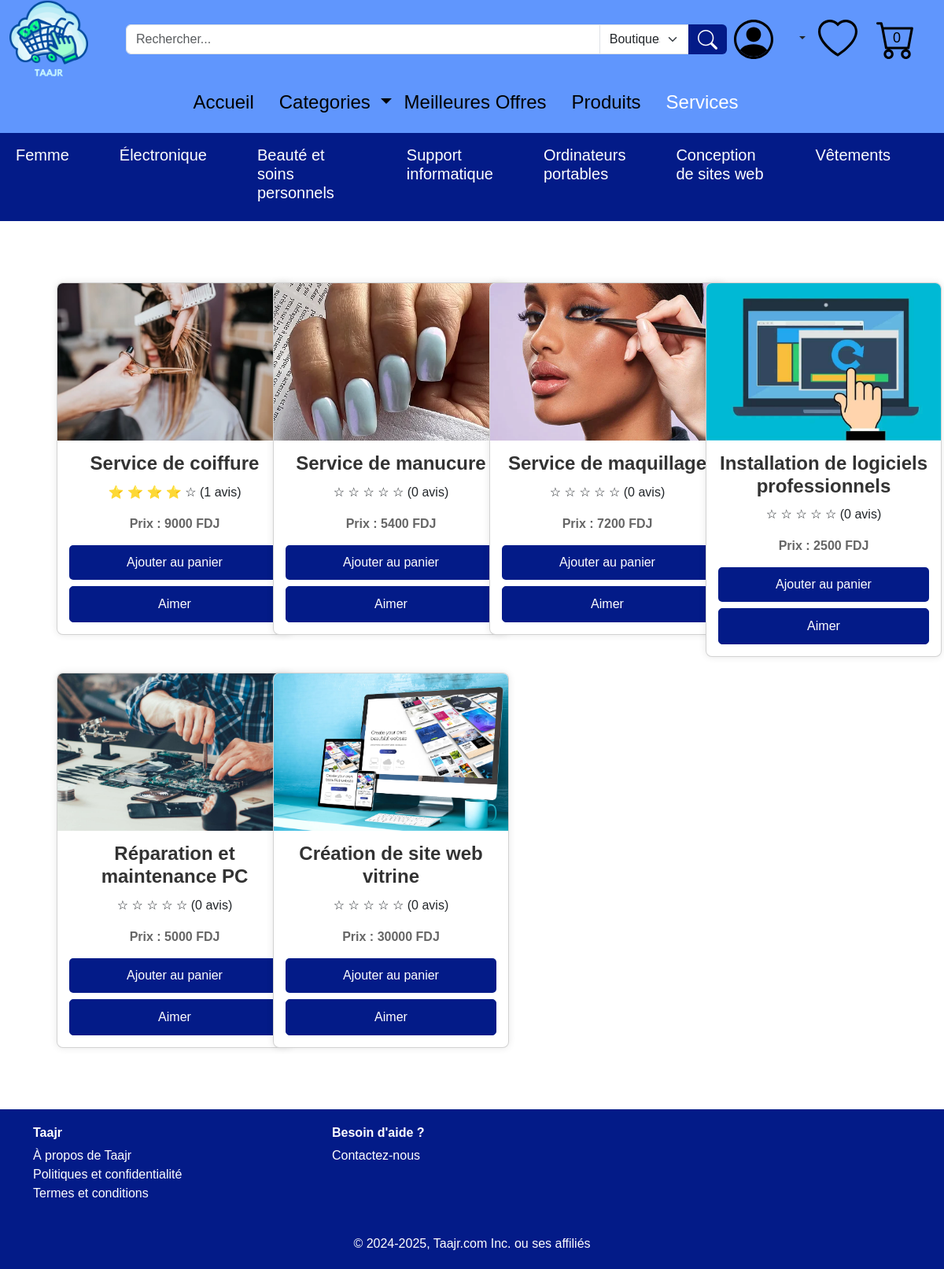
The page /Services on the database its author committed.
### tables this page shows
CREATE TABLE "categorie" (
    ID_cat INTEGER PRIMARY KEY AUTOINCREMENT,
    nom_cat CHAR(50)
, description CHAR(255), image CHAR(100));

CREATE TABLE "offre" (
    ID_off INTEGER PRIMARY KEY AUTOINCREMENT,
    libelle_off CHAR(50),
    description_off CHAR(50),
    quantite_en_stock INTEGER,
    prix_off INTEGER,
    date_off DATE DEFAULT (date('now', 'localtime')),
    type_off CHAR(50),
    ID_uti INTEGER, image_off CHAR(50),
    FOREIGN KEY (ID_uti) REFERENCES "utilisateur"(ID_uti)
);

### app.py (the view)
@app.route('/Services')
def Services():
    services = db.execute("""
        SELECT offre.*,
               COUNT(avis.ID_avis) AS reviews_count,
               COALESCE(AVG(avis.Etoiles), 0) AS avg_stars
        FROM offre
        LEFT JOIN avis ON offre.ID_off = avis.ID_off
        WHERE type_off = 'Service'
        GROUP BY offre.ID_off
    """)
    cart_ids = []
    if ('user_id' in session):
        cart_items = db.execute("SELECT ID_off FROM panier WHERE ID_uti = ?", session['user_id'])
        cart_ids = [item['ID_off'] for item in cart_items]
    return render_template('Services.html', services=services, cart_ids=cart_ids)

### app.py (called while the page is built)
@app.context_processor
def inject_user_id():
    return dict(user_id=session.get('user_id'))

@app.context_processor
def inject_user_info():
    user_id = session.get('user_id')
    if user_id:
        user = db.execute("SELECT nom_uti, prenom_uti, email_uti, telephone, date_naissance, genre, type_uti FROM utilisateur WHERE ID_uti = ?", user_id)
        if user:
            return dict(user_name=f"{user[0]['prenom_uti']} {user[0]['nom_uti']}")
    return dict(user_name=None)

@app.context_processor
def inject_categories():
    categories = db.execute("SELECT ID_cat, nom_cat FROM categorie")
    return dict(categories=categories)

@app.context_processor
def inject_favoris_ids():
    user_id = session.get('user_id')
    if user_id:
        favoris = db.execute("SELECT ID_off FROM likes WHERE ID_uti = ?", user_id)
        favoris_ids = [item['ID_off'] for item in favoris]
        return dict(favoris_ids=favoris_ids)
    return dict(favoris_ids=[])

@app.context_processor
def inject_cart_ids():
    if 'user_id' in session:
        cart_items = db.execute("SELECT ID_off FROM panier WHERE ID_uti = ?", session['user_id'])
        cart_ids = [item['ID_off'] for item in cart_items]
        cart_ids = [item['ID_off'] for item in cart_items]
    else:
        cart_ids = []
    return dict(cart_ids=cart_ids)

@app.context_processor
def inject_top_categories():
    top_categories = db.execute("""
        SELECT categorie.ID_cat, categorie.nom_cat, COUNT(offre.ID_off) AS offer_count
        FROM categorie
        JOIN appartenir ON categorie.ID_cat = appartenir.ID_cat
        JOIN offre ON appartenir.ID_off = offre.ID_off
        GROUP BY categorie.ID_cat
        ORDER BY offer_count DESC
        LIMIT 7
    """)
    return dict(top_categories=top_categories)

### templates/Services.html (shortened to what this page needs)
{% extends "layout.html" %}
{% block content %}
    <div class="product-container">
        <div class="row">
            {% for service in services %}
            <div class="col-md-3">
                <a href="{{ url_for('offre_details', offre_id=service.ID_off) }}">
                    <div class="card product-card">
                        <div class="card-img-top">
                            <img src="/static/{{ service.image_off }}" alt="Image de Service" class="card-img-top">
                        </div>
                        <div class="card-body">
                            <h5 class="card-title">{{ service.libelle_off }}</h5>
                            <p class="rating">
                                {% for i in range(1, 6) %}
                                    {% if service.avg_stars >= i %}
                                        ⭐
                                    {% elif service.avg_stars >= i - 0.5 %}
                                        ☆
                                    {% else %}
                                        ☆
                                    {% endif %}
                                {% endfor %}
                                ({{ service.reviews_count }} avis)
                            </p>
                            <p class="card-text fw-bold">Prix : {{ service.prix_off }}  FDJ</p>
                            {% if service.ID_off in cart_ids %}
                                <button class="btn btn-secondary" disabled>Dans le panier</button>
                            {% else %}
                                <form method="POST" action="{{ url_for('Ajouter_au_panier') }}">
                                    <button type="submit" class="btn btn-primary">Ajouter au panier</button>
                                </form>
                            {% endif %}
                            {% if service.ID_off in favoris_ids %}
                                <form method="POST" action="{{ url_for('unlike_offer') }}">
                                    <input type="hidden" name="offer_id" value="{{ service.ID_off }}">
                                    <button type="submit" class="btn btn-danger mt-2">Retirer des favoris</button>
                                </form>
                            {% else %}
                                <form method="POST" action="{{ url_for('like_offer') }}">
                                    <button type="submit" class="btn btn-outline-primary mt-2">Aimer</button>
                                </form>
                            {% endif %}
                        </div>
                    </div>
                </a>
            </div>
            {% endfor %}
        </div>
    </div>
{% endblock %}

### templates/layout.html (shortened to what this page needs)
<!DOCTYPE html>
<html lang="fr">
<head>
  <link href="/static/bootstrap-5.3.3-dist/css/bootstrap.min.css" rel="stylesheet">
  <link rel="stylesheet" href="/static/style.css">
  <link rel="stylesheet" href="{{ url_for('static', filename='style.css') }}">
</head>
<body>
    <header>
        <div style="background-color: #6096FD;">
            <div class="container-fluid d-flex align-items-center">
              <a href="/"><img src="/static/Images/Taajr(1).png" width="100px" class="me-5"></a>
              <form action="{{ url_for('search') }}" method="GET" class="d-flex justify-content-center my-3" style="width: 65%;">
                <div class="input-group">
                    <input type="text" name="query" class="form-control" placeholder="Rechercher..." required>
                    <select name="category" class="form-select" style="max-width: 15%;">
                        <option value="boutique">Boutiques</option>
                    </select>
                    <button type="submit" class="btn btn-primary"  style="background-color: #031B88; border-color: #031B88;">
                        <img src="/static/Images/search.svg" width="25px" height="25px">
                    </button>
                </div>
              </form>
              <div class="d-flex align-items-center ms-auto">
                  <div class="dropdown">
                      <div class="dropdown-toggle" id="userDropdown" role="button" data-bs-toggle="dropdown" aria-expanded="false">
                          <img src="/static/Images/Maquette Taajr/person-circle.svg" width="50px" class="me-4">
                      </div>
                  </div>
                  <a href="/Favoris" class="ms-3">
                    <img src="/static/Images/Maquette Taajr/heart.svg" width="50px" class="me-4">
                  </a>
                  <a href="{{ url_for('Panier') }}" class="cart-icon">
                      <img src="/static/Images/Maquette Taajr/cart.svg" width="50px" class="me-4">
                      <span class="cart-count">{{ cart_ids|length }}</span>
                  </a>
              </div>
            </div>
        </div>
        <nav class="navbar navbar-expand-lg navbar-dark" style="background-color: #6096FD;">
            <div class="container">
                <div class="collapse navbar-collapse justify-content-center" id="navbarNav">
                    <h4>
                        <ul class="navbar-nav ms-auto">
                            <li class="nav-item me-3">
                                <a class="nav-link {% if request.path == '/' %}text-white{% else %}text-black{% endif %}" href="/">Accueil</a>
                            </li>
                            <li class="nav-item dropdown">
                                <a class="nav-link dropdown-toggle  {% if request.path == '/Categories' %}text-white{% else %}text-black{% endif %}" href="#" id="categoriesDropdown" role="button" data-bs-toggle="dropdown" aria-expanded="false">
                                    Categories
                                </a>
                            </li>
                            <li class="nav-item me-3">
                                <a class="nav-link {% if request.path == '/meilleure_offre' %}text-white{% else %}text-black{% endif %}" href="/meilleure_offre">Meilleures Offres</a>
                            </li>
                            <li class="nav-item me-3">
                                <a class="nav-link {% if request.path == '/Produits' %}text-white{% else %}text-black{% endif %}" href="/Produits">Produits</a>
                            </li>
                            <li class="nav-item me-3">
                                <a class="nav-link {% if request.path == '/Services' %}text-white{% else %}text-black{% endif %}" href="/Services">Services</a>
                            </li>
                        </ul>
                    </h4>
                </div>
            </div>
        </nav>
            <nav class="navbar navbar-expand-lg navbar-light" style="background-color: #031B88;">
                <div class="container-fluid">
                    <div class="collapse navbar-collapse justify-content-center" id="subNavbarNav">
                        <h5>
                            <ul class="navbar-nav mx-auto">
                                {% for category in top_categories %}
                                <li class="nav-item me-5">
                                  <a class="nav-link text-white" href="{{ url_for('category_offers', category_id=category.ID_cat) }}">{{ category.nom_cat }}</a>
                                </li>
                                {% endfor %}
                            </ul>
                        </h5>
                    </div>
                </div>
            </nav>
    </header>
    <main>
        <div class="container my-5">
            {% block content %}
            {% endblock %}
        </div>
    </main>
    <footer class="footer text-white" style="background-color: #031B88;">
        <div class="container">
          <div class="row">
            <div class="col-md-4">
              <h6 class="fw-bold">Taajr</h6>
              <ul class="list-unstyled">
                <li><a href="/a_propos" class="text-white text-decoration-none">À propos de Taajr</a></li>
                <li><a href="/politique" class="text-white text-decoration-none">Politiques et confidentialité</a></li>
                <li><a href="/termes" class="text-white text-decoration-none">Termes et conditions</a></li>
              </ul>
            </div>
            <div class="col-md-4">
              <h6 class="fw-bold">Besoin d'aide ?</h6>
              <ul class="list-unstyled">
                <li><a href="/Contactez-nous" class="text-white text-decoration-none">Contactez-nous</a></li>
              </ul>
            </div>
          </div>
          <div class="text-center mt-4">
            <p class="mb-0">© 2024-2025, Taajr.com Inc. ou ses affiliés</p>
          </div>
        </div>
      </footer>
</body>
</html>

### static/style.css (style rules this page uses)
a { text-decoration: none; }
.product-container { flex-wrap: wrap; gap: 20px; justify-content: space-around; padding: 20px; }
.product-card { width: 300px; border-radius: 8px; overflow: hidden; box-shadow: 0 0 10px rgba(0, 0, 0, 0.1); margin: 10px; transition: transform 0.3s ease, box-shadow 0.3s ease; }
.product-card .card-img-top { width: 100%; height: 200px; background-color: #f4f4f4; display: flex; justify-content: center; align-items: center; color: #aaa; font-size: 1.2rem; text-align: center; }
.product-card .card-body { text-align: center; padding: 15px; }
.product-card h5 { font-size: 1.5rem; color: #333; margin-bottom: 10px; }
.product-card .card-text { font-size: 1rem; margin-bottom: 15px; color: #666; }
.product-card .btn { background-color: #031B88; border-color: #031B88; color: white; width: 100%; padding: 10px; border-radius: 5px; transition: background-color 0.3s ease; }
.card-img-top { width: 100%; height: 200px; object-fit: cover; }
.card-title { font-size: 1.25rem; font-weight: bold; }
.card-text { font-size: 0.9rem; color: #555; }
.btn-primary { background-color: #007bff; border: none; }

### templates/layout.html (style rules this page uses)
body { display: flex; flex-direction: column; min-height: 100vh; font-family: 'Arial', sans-serif; }
main { flex: 1; }
.product-card img { height: 300px; object-fit: cover; }
.footer { background-color: #6096FD; color: white; padding: 20px 0; margin-top: auto; }
.cart-icon { position: relative; display: inline-block; }
.cart-count { position: absolute; top: 50%; left: 50%; transform: translate(-100%, -55%); color: black; border-radius: 50%; padding: 2px 6px; font-size: 18px; }

### rows shown on the page
categorie: nom_cat "Femme"
categorie: nom_cat "Électronique"
categorie: nom_cat "Beauté et soins personnels"
categorie: nom_cat "Support informatique"
categorie: nom_cat "Ordinateurs portables"
categorie: nom_cat "Conception de sites web"
categorie: nom_cat "Vêtements"
offre: image_off (picture), libelle_off "Service de coiffure", reviews_count "1", prix_off "9000"
offre: image_off (picture), libelle_off "Service de manucure", reviews_count "0", prix_off "5400"
offre: image_off (picture), libelle_off "Service de maquillage", reviews_count "0", prix_off "7200"
offre: image_off (picture), libelle_off "Installation de logiciels professionnels", reviews_count "0", prix_off "2500"
offre: image_off (picture), libelle_off "Réparation et maintenance PC", reviews_count "0", prix_off "5000"
offre: image_off (picture), libelle_off "Création de site web vitrine", reviews_count "0", prix_off "30000"

### other values the page prints
{{ cart_ids|length }} "0"
